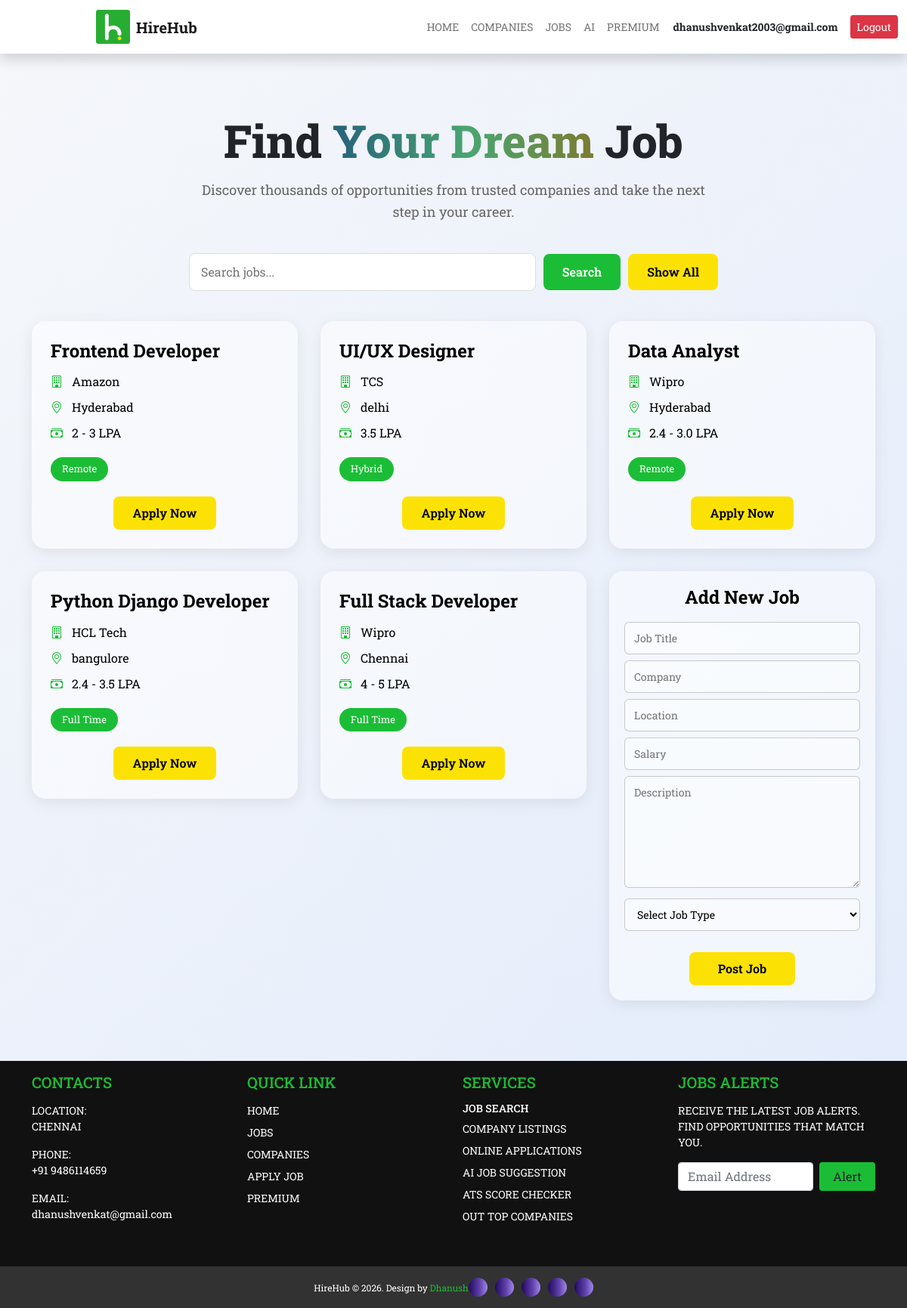
The app's page /jobs/ (signed in) with its own data.
### job_portal/models.py (models this page shows, shortened)
class Job(models.Model):
    JOB_TYPES = (
        ('Full Time', 'Full Time'),
        ('Part Time', 'Part Time'),
        ('Remote', 'Remote'),
        ('Hybrid', 'Hybrid'),
    )
    title = models.CharField(max_length=100)
    company = models.CharField(max_length=100)
    location = models.CharField(max_length=100)
    salary = models.CharField(max_length=50)
    job_type = models.CharField(max_length=20, choices=JOB_TYPES)
    description = models.TextField(blank=True, null=True)

### job_portal/views.py (the view, shortened to what this page needs)
# urls.py: path('jobs/', views.jobs, name='jobs'),
@login_required(login_url='auth')
def jobs(request):
    search = request.GET.get("search")
    jobs = Job.objects.all()
    if search:
        jobs = jobs.filter(title__icontains=search)
    jobs = jobs.order_by('-id')
    return render(request, "jobs.html", {
        "jobs": jobs
    })

### templates/jobs.html (shortened to what this page needs)
{% extends 'dummy.html' %}
{% load static %}
{% block content %}
<head>
    <link rel="stylesheet" href="{% static 'css/jobs.css' %}">
    <link rel="stylesheet" href="https://cdn.jsdelivr.net/npm/bootstrap-icons@1.13.1/font/bootstrap-icons.min.css">
    <link href="https://cdn.jsdelivr.net/npm/bootstrap@5.0.2/dist/css/bootstrap.min.css" rel="stylesheet">
</head>
<section class="latest-jobs">
    <div class="container">
        <h2 class="latest-title">Find <span> Your Dream </span> Job</h2>
<p class="latest-subtitle">
    Discover thousands of opportunities from trusted companies and take the next step in your career.
</p>
<form method="GET" class="search-box">
    <input type="text" name="search" class="search-input"
           placeholder="Search jobs..." value="{{ request.GET.search }}">
    <div class="search-actions">
        <button type="submit" class="search-btn">Search</button>
        <a href="{% url 'jobs' %}" class="clear-btn">Show All</a>
    </div>
</form>
        <div class="job-grid">
            {% for job in jobs %}
            <div class="job-box">
                <h4>{{ job.title }}</h4>
                <p>
                    <i class="bi bi-building"></i>
                    {{ job.company }}
                </p>
                <p>
                    <i class="bi bi-geo-alt"></i>
                    {{ job.location }}
                </p>
                <p>
                    <i class="bi bi-cash-stack"></i>
                    {{ job.salary }}
                </p>
                <span class="job-badge">
                    {{ job.job_type }}
                </span>
                <a href="{% url 'apply_job' job.id %}" class="job-btn">
    Apply Now
</a>
            </div>
            {% endfor %}
            <div class="job-box add-job-box">
                <form method="POST">
                    <h4>Add New Job</h4>
                    <input type="text" name="title" placeholder="Job Title" required>
                    <input type="text" name="company" placeholder="Company" required>
                    <input type="text" name="location" placeholder="Location" required>
                    <input type="text" name="salary" placeholder="Salary" required>
                    <div class="form-group">
                        <textarea name="description" rows="6"
                         placeholder="Description"></textarea>
                    </div>
                    <select name="job_type" required>
                        <option value="">Select Job Type</option>
                    </select>
                    <button type="submit" class="job-btn">
                        Post Job
                    </button>
                </form>
            </div>
        </div>
    </div>
</section>
{% endblock %}

### templates/dummy.html (shortened to what this page needs)
{% load static %}
<!DOCTYPE html>
<html lang="en">
<head>
    <link rel="stylesheet" href="{% static 'css/dummy.css' %}">
    <link rel="stylesheet" href="https://cdn.jsdelivr.net/npm/bootstrap@5.0.2/dist/css/bootstrap.min.css">
    <link rel="stylesheet" href="https://cdn.jsdelivr.net/npm/bootstrap-icons@1.13.1/font/bootstrap-icons.min.css">
</head>
<body>
<nav class="navbar navbar-expand-lg navbar-light fixed-top bg-white shadow">
    <div class="container-fluid">
        <a class="navbar-brand d-flex align-items-center" href="{% url 'index' %}">
            <img src="{% static 'images/logo.png' %}" alt="Logo" height="45">
            <span class="ms-2 fw-bold">HireHub</span>
        </a>
        <div class="collapse navbar-collapse" id="navbarNav">
            <ul class="navbar-nav me-auto">
                <li class="nav-item">
                    <a class="nav-link" href="{% url 'index' %}">HOME</a>
                </li>
                <li class="nav-item">
                    <a class="nav-link" href="{% url 'companies' %}">COMPANIES</a>
                </li>
                <li class="nav-item">
                    <a class="nav-link" href="{% url 'jobs' %}">JOBS</a>
                </li>
                <li class="nav-item">
                    <a class="nav-link" href="{% url 'ai' %}">AI</a>
                </li>
                <li class="nav-item">
                    <a class="nav-link" href="{% url 'premium' %}">PREMIUM</a>
                </li>
            </ul>
            <div class="d-flex align-items-center gap-3">
                {% if user.is_authenticated %}
                    <span class="fw-bold text-dark">
     {{ user.first_name|default:user.email }}
</span>
                    <a href="{% url 'logout' %}" class="btn btn-danger btn-sm">
                        Logout
                    </a>
                {% else %}
                    <a href="{% url 'auth' %}" class="btn btn-success btn-sm">
                        Login
                    </a>
                {% endif %}
            </div>
        </div>
    </div>
</nav>
<div style="margin-top:50px;">
    {% block content %}
    {% endblock %}
</div>
<footer class="fbottom py-3">
      <div class="container">
        <div class="row">
          <div class="col-lg-3 col-md-6 mb-4">
            <h5>CONTACTS</h5>
            <p>LOCATION:
              <a href="Chennai">CHENNAI</a>
            </p>
            <p>PHONE:
              <a href="tel:+919486114659">+91 9486114659</a>
            </p>
            <p>EMAIL:
              <a href="mailto:dhanushvenkat2003@gmail.com">dhanushvenkat@gmail.com</a>
            </p>
          </div>
          <div class="col-lg-3 col-md-6 mb-1">
            <h5>QUICK LINK</h5>
        <ul class="list-unstyled">
            <li><a href="{% url 'index' %}">HOME</a></li>
            <li><a href="{% url 'jobs' %}">JOBS</a></li>
            <li><a href="{% url 'companies' %}">COMPANIES</a></li>
            <li><a href="{% url 'jobs' %}">APPLY JOB</a></li>
            <li><a href="{% url 'premium' %}">PREMIUM</a></li>
        </ul>
          </div>
<div class="col-lg-3 col-md-6 mb-4">
    <h5>SERVICES</h5>
    <ul class="list-unstyled">
        <h6><li><a href="{% url 'jobs' %}">JOB SEARCH</a></li></h6>
        <li><a href="{% url 'companies' %}">COMPANY LISTINGS</a></li>
        <li><a href="{% url 'jobs' %}">ONLINE APPLICATIONS</a></li>
        <li><a href="{% url 'ai' %}">AI JOB SUGGESTION</a></li>
        <li><a href="{% url 'index' %}">ATS SCORE CHECKER</a></li>
        <li><a href="{% url 'companies' %}">OUT TOP COMPANIES</a></li>
    </ul>
</div>
        <div class="col-lg-3 col-md-6 mb-4">
    <h5>JOBS ALERTS</h5>
    <p>
    RECEIVE THE LATEST JOB ALERTS.
FIND OPPORTUNITIES THAT MATCH YOU.
</p>
    <form class="d-flex">
        <input type="email" class="form-control me-2 stext" placeholder="Email Address">
        <button class="btn sbutt">Alert</button>
    </form>
</div>
        </div>
      </div>
    </footer>
    <div class="logolink">
            <p>HireHub © 2026. Design by <span>Dhanush</span></p>
            <div class="social-icons">
        <a href="https://www.facebook.com/vijay.dhanush.3532" target="_blank">
        </a>
        <a href="https://twitter.com/Dhanush_venkat8" target="_blank">
        </a>
        <a href="https://www.instagram.com/dhanush_venkat__" target="_blank">
        </a>
        <a href="https://www.linkedin.com/in/dhanush-v-93542b3b0" target="_blank">
        </a>
        <a href="https://github.com/Dhanush-1508" target="_blank">
        </a>
        </div>
        </div>
</body>
</html>

### static/css/dummy.css (style rules this page uses)
* { padding: 0px; margin: 0px; box-sizing: border-box; font-family: "Roboto Slab", serif; }
:root { --primary-color:#1bbd36; }
.navbar { position: sticky; background: white; }
.collapse { font-size: 14px; }
.navbar-nav { margin-left: 280px; }
.navbar .navbar-brand { font-size: 20px; }
.navbar-brand { margin-left:115px; }
section { margin-top: 0px; }
.fbottom { background-color: #111; color: white; }
.fbottom h5 { color: #1bbd36; margin-bottom: 15px; }
.fbottom p { color: white; font-size: 14px; }
.fbottom a { color: white; text-decoration: none; display: block; margin-bottom: 8px; font-size:14px }
.stext { border-radius: 2px; }
.sbutt { background-color: #1bbd36 !important ; width: 100px; color: white; border: none; }
.logolink { display: flex; align-items: center; justify-content: center; gap: 20px; padding: 15px 20px; background-color:#111111db; color: white; white-space: nowrap; }
.logolink p { margin: 0; font-size: 14px; color: white; }
.logolink p span { color: #1bbd36; }
.logolink .social-icons { display: flex; gap: 10px; }
.logolink .social-icons a { width: 36px; height: 36px; background: linear-gradient(90deg,rgba(32, 9, 91, 1) 0%, rgba(95, 65, 171, 1) 58%, rgba(162, 135, 231, 1) 100%); border-radius: 50%; display: flex; align-items: center; justify-content: center; text-decoration: none; transition: all 0.3s ease; }
.logolink .social-icons a { width: 25px; height: 25px; }
.logolink { gap: 0px }
.logolink p { font-size: 12px; }

### static/css/jobs.css (style rules this page uses)
.latest-title { font-size:60px; font-weight:800; margin-bottom:15px; }
.latest-jobs { padding-top:100px; padding-bottom:80px; background:linear-gradient(135deg,#f5f7fa,#e4ecfb); }
.latest-title { font-size:60px; font-weight:800; text-align:center; margin-bottom:15px; }
.latest-subtitle { text-align:center; font-size:18px; color:#666; margin:15px auto 40px; max-width:700px; line-height:1.6; }
.latest-title span { background: linear-gradient(90deg, #26627c, #49a670, #80782c); -webkit-background-clip: text; -webkit-text-fill-color: transparent; }
.job-grid { display:grid; grid-template-columns:repeat(auto-fit,minmax(320px,1fr)); gap:30px; align-items:start; }
.job-box { background: rgb(255 255 255 / 0.45); border-radius:18px; padding:25px; box-shadow:0 5px 20px rgba(0,0,0,0.08); transition:0.3s; }
.job-box h4 { color:#000000; font-weight:700; margin-bottom:15px; }
.job-box p { margin-bottom:10px; color:black; }
.job-box i { color:#1bbd36; margin-right:8px; }
.job-badge { display:inline-block; padding:6px 15px; background:#1bbd36; color:#fff; border-radius:20px; font-size:13px; margin-top:10px; }
.job-btn { display:block; width:45%; text-align:center; margin:20px auto 0; padding:10px; background:#fce204; color:#000; text-decoration:none; border-radius:8px; font-weight:600; border:none; cursor:pointer; transition:0.3s; }
.add-job-box { border-radius:18px; padding:20px; box-shadow:0 5px 20px rgba(0,0,0,0.08); background: rgb(255 255 255 / 0.45); }
.add-job-box form { display:flex; flex-direction:column; gap:8px; }
.add-job-box h4 { text-align:center; color:#000000; margin-bottom:10px; }
.add-job-box input, .add-job-box select, .add-job-box textarea { width:100%; padding:10px 12px; border:1px solid rgb(0 0 0 / 0.2); border-radius:6px; font-size:14px; box-sizing:border-box; background: rgb(255 255 255 / 0.45); }
.search-box { max-width: 700px; margin: 0 auto 40px; display: flex; gap: 10px; align-items: center; }
.search-box input { flex: 1; padding: 12px 15px; border: 1px solid #ddd; border-radius: 8px; outline: none; }
.search-actions { display: flex; gap: 10px; align-items: center; }
.search-box button { padding: 12px 25px; border: none; border-radius: 8px; background: #1bbd36; color: #fff; font-weight: 600; cursor: pointer; white-space: nowrap; }
.clear-btn { padding: 12px 25px; background: #fce204; color: black; text-decoration: none; border-radius: 8px; font-weight: 600; display: flex; align-items: center; justify-content: center; white-space: nowrap; }

### records on screen
Job: title "Frontend Developer", company "Amazon", location "Hyderabad", salary "2 - 3 LPA", job_type "Remote"
Job: title "UI/UX Designer", company "TCS", location "delhi", salary "3.5 LPA", job_type "Hybrid"
Job: title "Data Analyst", company "Wipro", location "Hyderabad", salary "2.4 - 3.0 LPA", job_type "Remote"
Job: title "Python Django Developer", company "HCL Tech", location "bangulore", salary "2.4 - 3.5 LPA", job_type "Full Time"
Job: title "Full Stack Developer", company "Wipro", location "Chennai", salary "4 - 5 LPA", job_type "Full Time"

### other values on screen
{{ user.first_name|default:user.email }} "dhanushvenkat2003@gmail.com"
